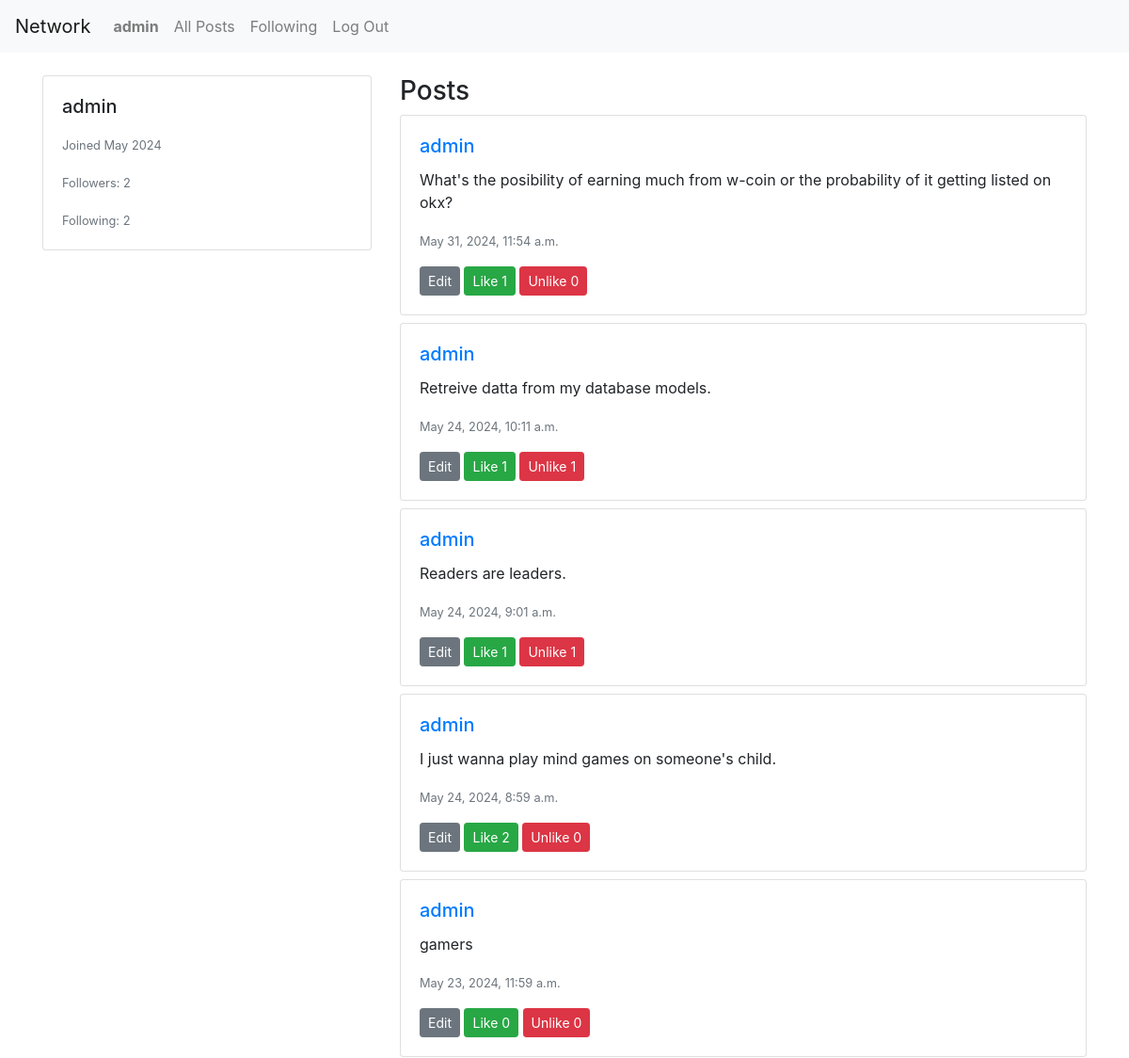
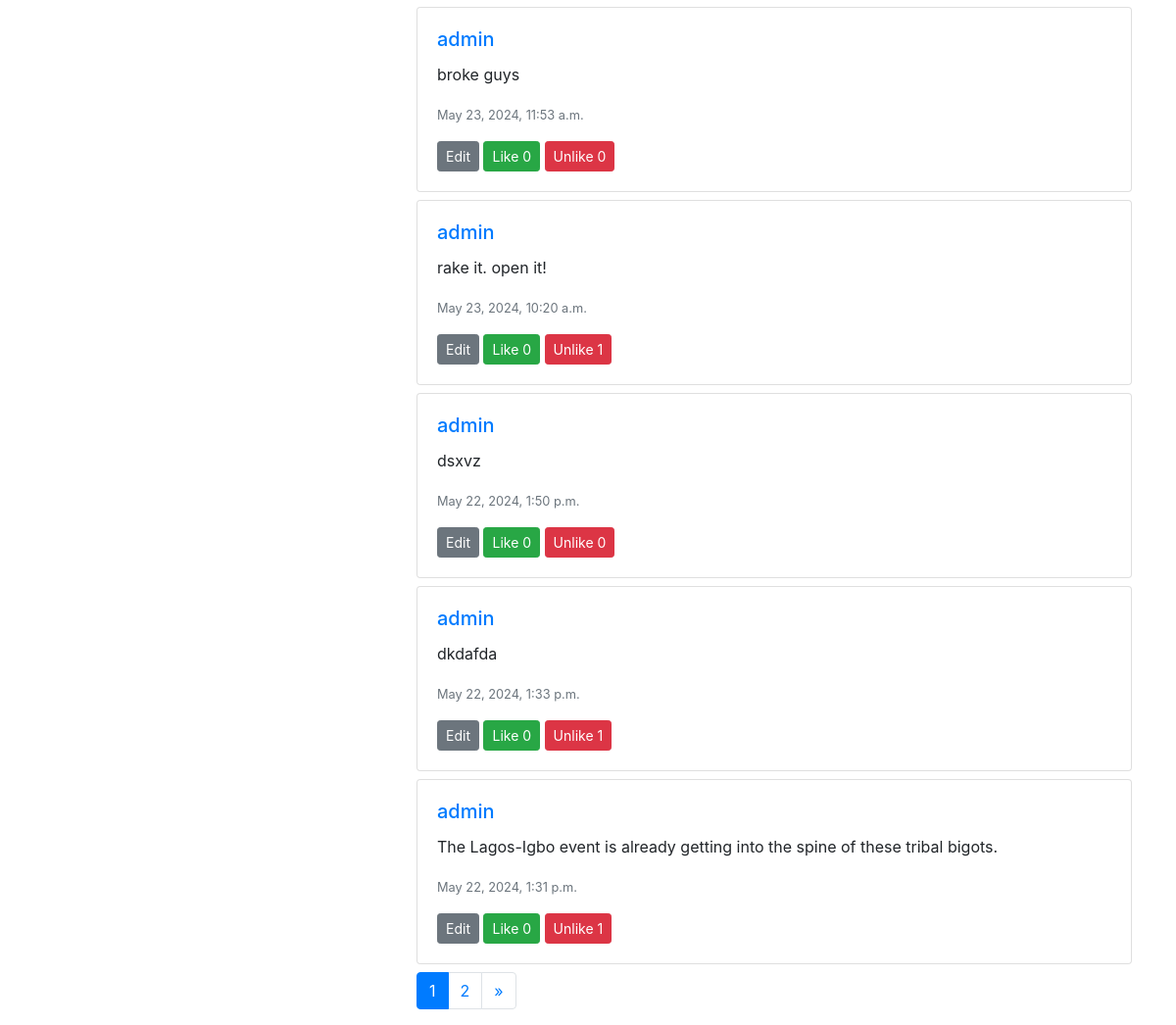
Before: /profile/admin (signed in) with the older database file (2 pictures, top to bottom).
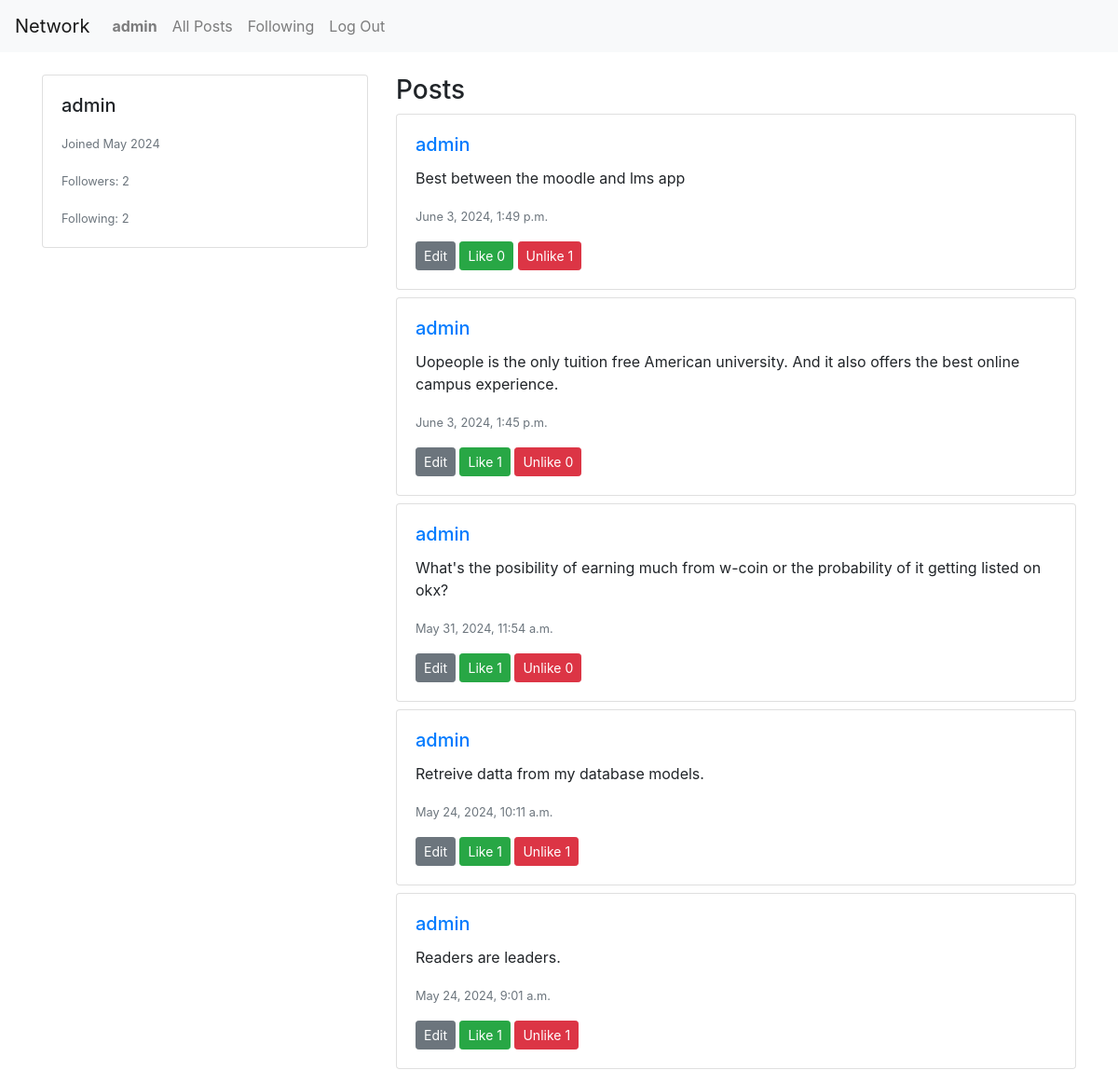
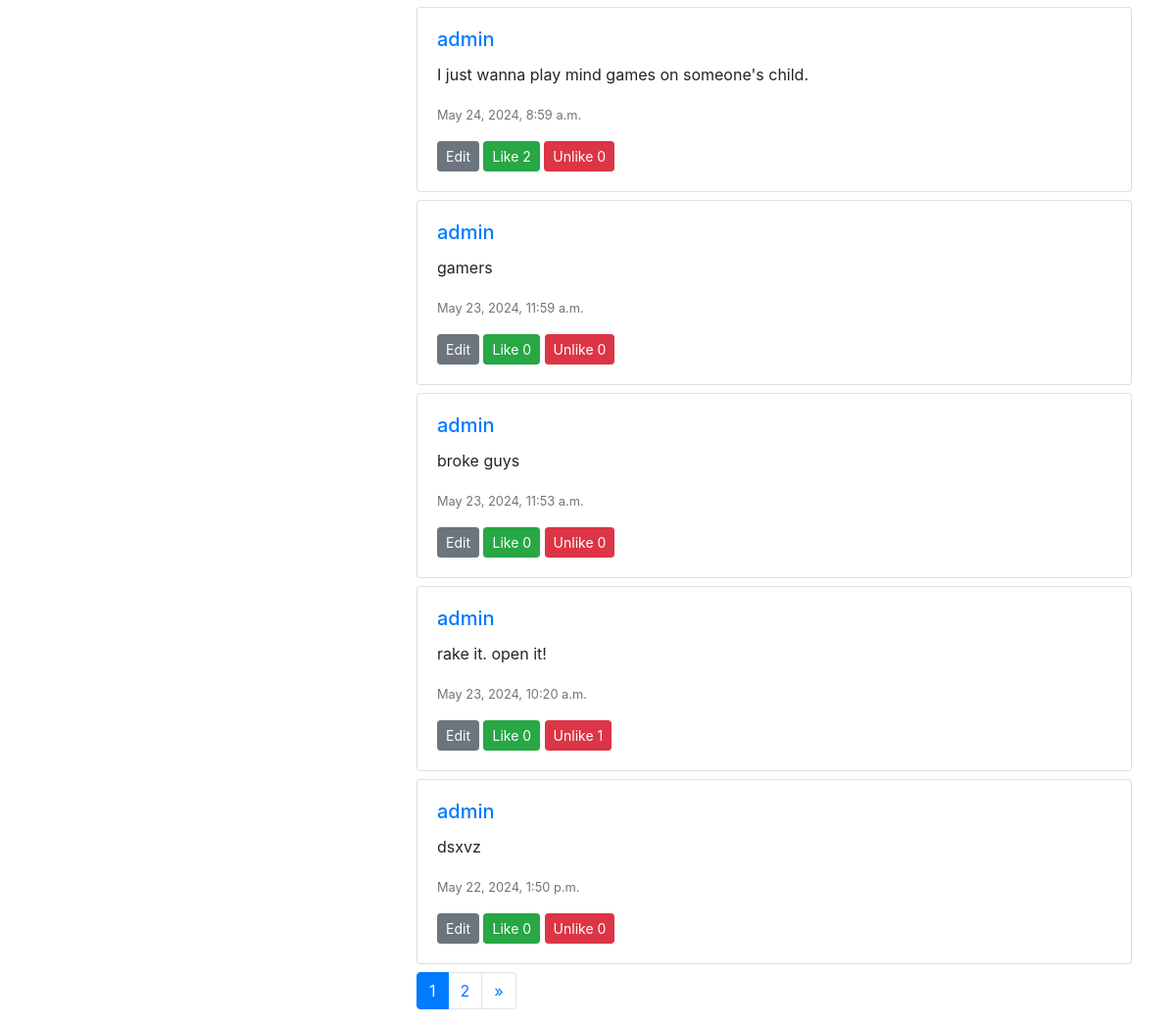
After: the same page with the newer database file (2 pictures, top to bottom).
### network/models.py (models this page shows)
class Post(models.Model):
    poster = models.ForeignKey(User, on_delete=models.CASCADE)
    post = models.TextField(null=True, blank=True)
    likes = models.ManyToManyField(User, related_name='liked_posts', blank=True)
    unlikes = models.ManyToManyField(User, related_name='unliked_posts', blank=True)
    timestamp = models.DateTimeField(auto_now_add=True, null=True)

class User(AbstractUser):
    pass

### network/views.py (the view)
# urls.py: path('profile/<str:username>', views.profile, name='profile'),
@login_required
def profile(request, username):
    user = get_object_or_404(User, username=username)
    user_profile = get_object_or_404(UserProfile, user=user)
    profile, created = UserProfile.objects.get_or_create(user=user)
    posts = Post.objects.filter(poster=user).order_by('-timestamp')
    paginator = Paginator(posts, 10)  # Show 10 posts per page
    page_number = request.GET.get('page')
    page_obj = paginator.get_page(page_number)
    is_following = profile.followers.filter(id=request.user.id).exists()
    context = {
        'profile': profile,
        'posts': page_obj,  # Pass the paginated posts
        'is_following': is_following,
        'follower_count': profile.followers.count(),
        'following_count': user_profile.followings.count(),
        'user_id': user.id,  # Add the user ID to the context
        'page_obj': page_obj  # Add the page object to the context
    }
    return render(request, 'network/profile.html', context)

### network/templates/network/profile.html (shortened to what this page needs)
{% extends "network/layout.html" %}
{% load static %}
{% block body %}
<div class="container mt-4">
    <div class="row">
        <div class="col-md-4">
            <div class="card">
                <div class="card-body">
                    <h5 class="card-title">{{ profile.user.username }}</h5>
                    <p class="card-text"><small class="text-muted">Joined {{ profile.user.date_joined|date:"F Y" }}</small></p>
                    <p class="card-text"><small class="text-muted">Followers: <span id="follower-count">{{ follower_count }}</span></small></p>
                    <p class="card-text"><small class="text-muted">Following: <span id="following-count">{{ following_count }}</span></small></p>
                </div>
            </div>
        </div>
        <div class="col-md-8">
            <h3>Posts</h3>
            <div id="all-posts">
                {% for post in posts %}
                <div class="card mb-2" data-post-id="{{ post.id }}">
                    <div class="card-body">
                        <a href="/profile/{{ post.poster.username }}">
                            <h5 class="card-title">{{ post.poster.username }}</h5>
                        </a>
                        <p class="card-text">{{ post.post }}</p>
                        <p class="card-text"><small class="text-muted">{{ post.timestamp }}</small></p>
                        <button class="btn btn-secondary btn-sm edit-btn">Edit</button>
                        <button class="btn btn-success btn-sm like-btn">Like <span class="like-count">{{ post.likes.count }}</span></button>
                        <button class="btn btn-danger btn-sm unlike-btn">Unlike <span class="unlike-count">{{ post.unlikes.count }}</span></button>
                    </div>
                </div>
                {% endfor %}
            </div>
            <nav aria-label="Page navigation">
                <ul class="pagination">
                    {% for num in posts.paginator.page_range %}
                    <li class="page-item {% if posts.number == num %}active{% endif %}">
                        <a class="page-link" href="?page={{ num }}">{{ num }}</a>
                    </li>
                    {% endfor %}
                    {% if posts.has_next %}
                    <li class="page-item">
                        <a class="page-link" href="?page={{ posts.next_page_number }}" aria-label="Next">
                            <span aria-hidden="true">&raquo;</span>
                        </a>
                    </li>
                    {% endif %}
                </ul>
            </nav>
        </div>
    </div>
</div>
{% endblock %}

Changed rows visible on the page:
no longer on this page (row unchanged): Post: poster.username "admin", post "dkdafda", timestamp "May 22, 2024, 1:33 p.m.", likes.count "0", unlikes.count "1"
no longer on this page (row unchanged): Post: poster.username "admin", post "The Lagos-Igbo event is already getting into the spine of these tribal bigots.", timestamp "May 22, 2024, 1:31 p.m.", likes.count "0", unlikes.count "1"
added Post: poster.username "admin", post "Best between the moodle and lms app", timestamp "June 3, 2024, 1:49 p.m.", likes.count "0", unlikes.count "1"
added Post: poster.username "admin", post "Uopeople is the only tuition free American university. And it also offers the best online campus experience.", timestamp "June 3, 2024, 1:45 p.m.", likes.count "1", unlikes.count "0"
